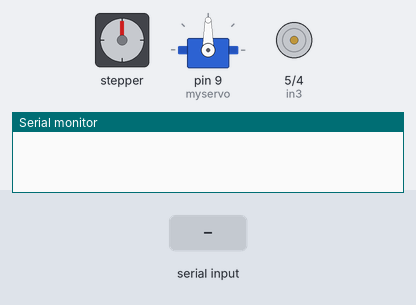
This sketch was run on a simulated Arduino Uno, built with avr-gcc and run on an emulated ATmega328P. On the bench: stepper motor, servo, motor-driver pin pairs drawn as motors (green arrow = first pin HIGH = forward, orange = second pin HIGH = backward, longer = more drive, scaled by the enable pin), the last lines printed to the serial monitor. Wiring (inferred from the names in the program): stepper motor driver (400 steps per turn assumed): step pin 11; direction pin 12. The inputs (shaded band) are chosen by the test bench.

Above: at 1.2 s.
1.3 s: "3" received over Serial
At 2.2 s:
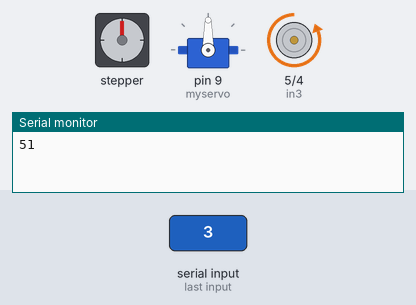
4.3 s: "5" received over Serial
At 5.1 s:
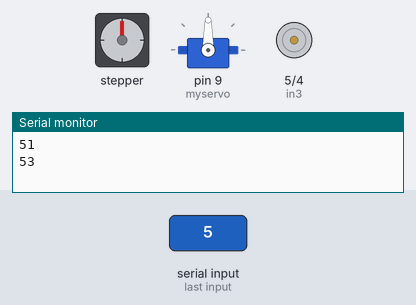
7.3 s: "6" received over Serial
10.3 s: "4" received over Serial
At 11.59 s:
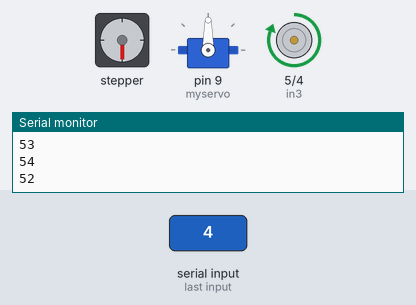
13.1 s: "3" received over Serial
At 13.6 s:
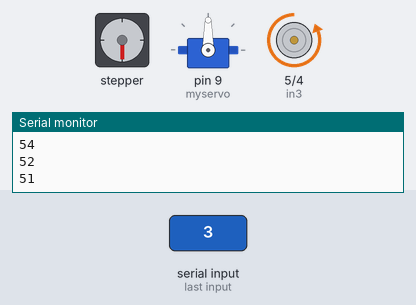
16.1 s: "5" received over Serial
At 22.1 s:
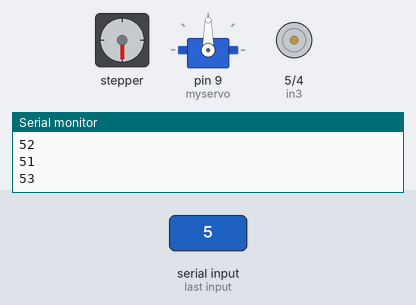
Timing chart, 0 to 22.4 s (numbered marks = the images above; inputs shaded):
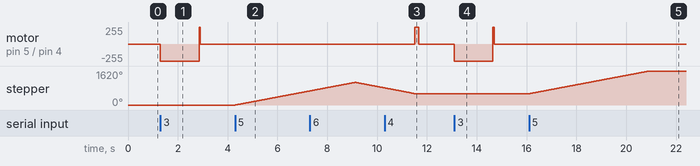

The sketch:

testing_sketch.ino
```cpp
#include <Servo.h>

#define dirPin 12
#define stepPin 11
#define stepsPerRevolution 400

int currentSpray=0;
int currentHits=0;

int incoming=0;

int enB = 3;
int in3 = 5;
int in4 = 4;

Servo myservo;


void setup() {
 // put your setup code here, to run once:
  Serial.begin(9600);
  pinMode(stepPin, OUTPUT);
  pinMode(dirPin, OUTPUT);
  myservo.attach(9);

  //pin modes out for motor (enB for speed of motor movement)
  pinMode(enB, OUTPUT);
  pinMode(in3, OUTPUT);
  pinMode(in4, OUTPUT);


  //set motor to off
  digitalWrite(in3, LOW);
  digitalWrite(in4, LOW);

}

void loop() {
  // put your main code here, to run repeatedly:

  if(Serial.available()>0)
  {
  incoming=Serial.read();
    Serial.println(incoming);
  }
  if(incoming==51)
  {
      analogWrite(enB, 255);
      digitalWrite(in3, LOW);
      digitalWrite(in4, HIGH);
      delay(1550);

    //turn off motor
    digitalWrite(in3, LOW);
    digitalWrite(in4, LOW);

    analogWrite(enB, 255);
    digitalWrite(in3, HIGH);
     digitalWrite(in4, LOW);

    delay(50);
    //turn off motor
    digitalWrite(in3, LOW);
    digitalWrite(in4, LOW);
  /*
    //disengage middle gear
    digitalWrite(dirPin, HIGH);
    for(int k=0; k<4; k++)
    {
      for(int i=0; i < stepsPerRevolution; i++){
        digitalWrite(stepPin, HIGH);
        delayMicroseconds(2000);
        digitalWrite(stepPin, LOW);
        delayMicroseconds(2000);
      }
    }
    delay(5000);

    //spin motor in counter-clockwise direction
    analogWrite(enB, 255);
    digitalWrite(in3, LOW);
    digitalWrite(in4, HIGH);
    delay(500);
    //turn off motor
    digitalWrite(in3, LOW);
    digitalWrite(in4, LOW);

    //re-engage middle gear
    digitalWrite(dirPin, LOW);
    for(int k=0; k<4; k++)
    {
      for(int i=0; i < stepsPerRevolution; i++){
        digitalWrite(stepPin, HIGH);
        delayMicroseconds(2000);
        digitalWrite(stepPin, LOW);
        delayMicroseconds(2000);
      }
    }
    */
    incoming=0;
  }

  if(incoming==52)
  {
    analogWrite(enB, 255);
    digitalWrite(in3, HIGH);
     digitalWrite(in4, LOW);

    delay(150);
    //turn off motor
    digitalWrite(in3, LOW);
    digitalWrite(in4, LOW);

  incoming=0;
  }

if(incoming==53)
{
   digitalWrite(dirPin, HIGH);
      for(int i=0; i < stepsPerRevolution*3; i++){
        digitalWrite(stepPin, HIGH);
        delayMicroseconds(2000);
        digitalWrite(stepPin, LOW);
        delayMicroseconds(2000);
/*
        analogWrite(enB, 255);
        digitalWrite(in3, HIGH);
        digitalWrite(in4, LOW);

        delay(10);

        digitalWrite(in3, LOW);
        digitalWrite(in4, LOW);

        digitalWrite(in3, LOW);
        digitalWrite(in4, HIGH);

        delay(10);

        digitalWrite(in3, LOW);
        digitalWrite(in4, LOW);
        */
    }
    incoming=0;
}

if(incoming==54)
{
 digitalWrite(dirPin, LOW);
      for(int i=0; i < stepsPerRevolution*1.5; i++){
        digitalWrite(stepPin, HIGH);
        delayMicroseconds(2000);
        digitalWrite(stepPin, LOW);
        delayMicroseconds(2000);
}

      incoming=0;
}
if(incoming==55)
{
 digitalWrite(dirPin, HIGH);
      for(int i=0; i < stepsPerRevolution*.5; i++){
        digitalWrite(stepPin, HIGH);
        delayMicroseconds(2000);
        digitalWrite(stepPin, LOW);
        delayMicroseconds(2000);
}

      incoming=0;
}

}
```

Measured:
- after the input at 1.3 s, motor on pin 5 (in3) / pin 4 (in4): stopped → backward 255/255 at once, → stopped 1.6 s later
- after the input at 4.3 s, stepper: keeps turning clockwise at about 225°/s, starting at once
- after the input at 10.3 s, motor on pin 5 (in3) / pin 4 (in4): stopped → forward 255/255 after 1.2 s, → stopped 0.15 s later
- after the input at 13.1 s, motor on pin 5 (in3) / pin 4 (in4): stopped → backward 255/255 at once, → stopped 1.6 s later
- after the input at 16.1 s, stepper: turns 1080° clockwise in 4.8 s, starting at once
